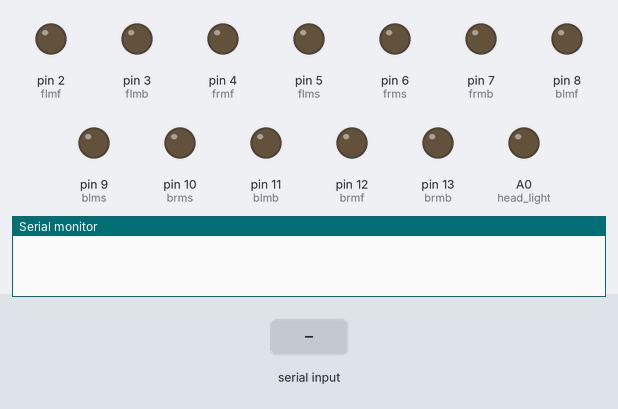
Bench run of a sketch on a simulated Arduino Uno, built with avr-gcc and run on an emulated ATmega328P. Shown: output pins drawn as LEDs (lit = HIGH), the last lines printed to the serial monitor. The test bench sets the inputs (shaded band).

Above: at 1.2 s.
1.3 s: "R" received over Serial
At 2.4 s:
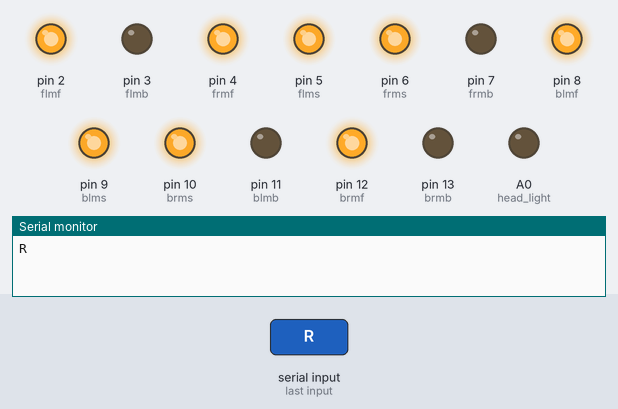
2.8 s: "B" received over Serial
At 3.5 s:
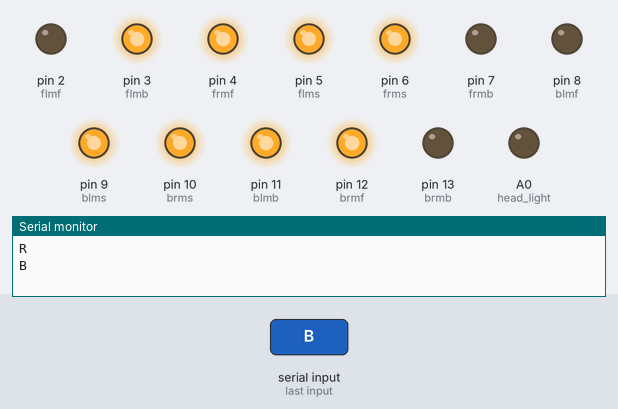
4.3 s: "F" received over Serial
At 4.7 s:
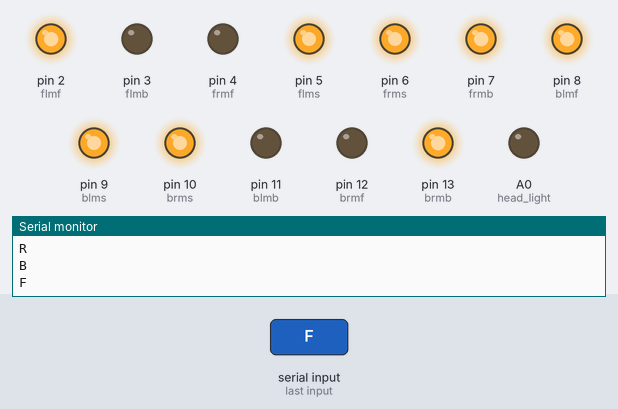
5.8 s: "H" received over Serial
At 7.0 s:
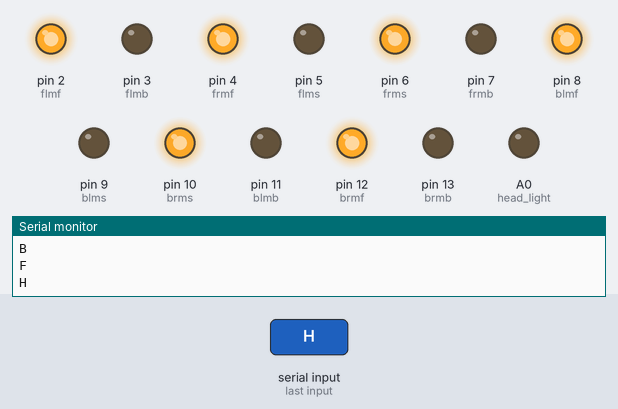
7.3 s: "I" received over Serial
At 8.1 s:
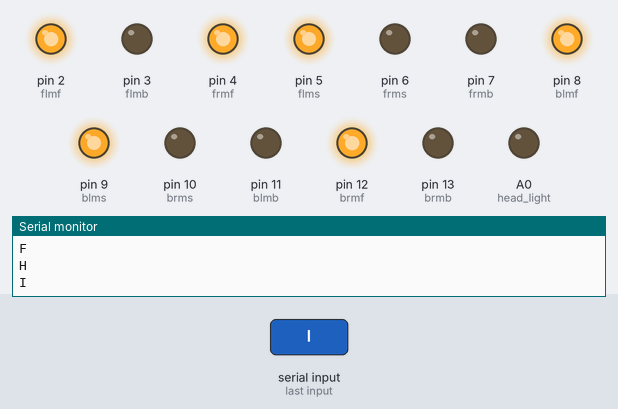
8.8 s: "G" received over Serial
At 9.3 s:
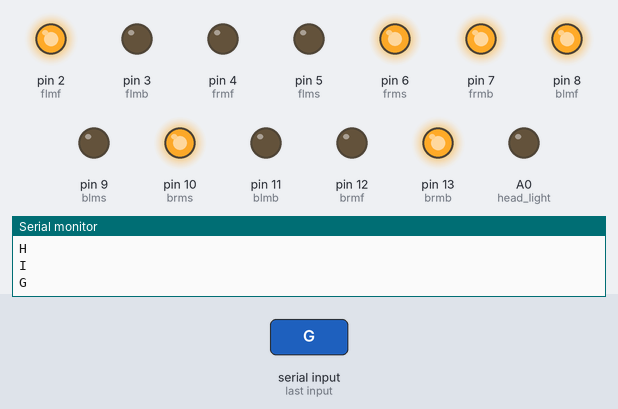
Timing chart, 0 to 11.3 s (numbered marks = the images above; inputs shaded):
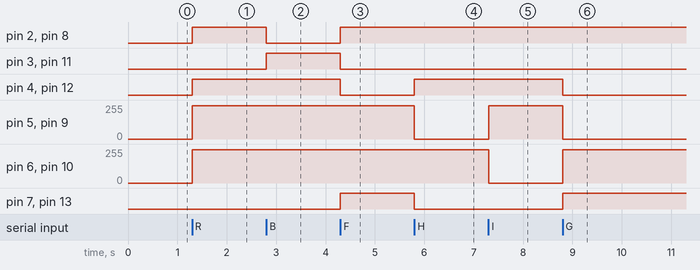

Measured:
- after the input at 1.3 s, pin 2 (flmf), pin 4 (frmf), pin 8 (blmf), pin 12 (brmf): LOW → HIGH at once; pin 5 (flms), pin 6 (frms), pin 9 (blms), pin 10 (brms): 0/255 → 250/255 at once
- after the input at 2.8 s, pin 2 (flmf), pin 8 (blmf): HIGH → LOW at once; pin 3 (flmb), pin 11 (blmb): LOW → HIGH at once
- after the input at 4.3 s, pin 2 (flmf), pin 7 (frmb), pin 8 (blmf), pin 13 (brmb): LOW → HIGH at once; pin 3 (flmb), pin 4 (frmf), pin 11 (blmb), pin 12 (brmf): HIGH → LOW at once
- after the input at 5.8 s, pin 4 (frmf), pin 12 (brmf): LOW → HIGH at once; pin 5 (flms), pin 9 (blms): 250/255 → 0/255 at once; pin 7 (frmb), pin 13 (brmb): HIGH → LOW at once
- after the input at 7.3 s, pin 5 (flms), pin 9 (blms): 0/255 → 250/255 at once; pin 6 (frms), pin 10 (brms): 250/255 → 0/255 at once
- after the input at 8.8 s, pin 4 (frmf), pin 12 (brmf): HIGH → LOW at once; pin 5 (flms), pin 9 (blms): 250/255 → 0/255 at once; pin 6 (frms), pin 10 (brms): 0/255 → 250/255 at once; pin 7 (frmb), pin 13 (brmb): LOW → HIGH at once

The sketch:

soccer_final.ino
```cpp
#define flmf 2
#define flmb 3
#define frmf 4
#define frmb 7
#define flms 5  // pwm
#define frms 6   //pwm
#define blmf 8
#define blmb 11
#define brmf 12
#define brmb 13
#define blms 9  //pwm
#define brms 10   //pwm
#define head_light A0
char x;
int spd = 250;
void setup() {
  pinMode(flmf, OUTPUT);
  pinMode(flmb, OUTPUT);
  pinMode(flms, OUTPUT);
  pinMode(frmf, OUTPUT);
  pinMode(frmb, OUTPUT);
  pinMode(frms, OUTPUT);
  pinMode(blmf, OUTPUT);
  pinMode(blmb, OUTPUT);
  pinMode(blms, OUTPUT);
  pinMode(brmf, OUTPUT);
  pinMode(brmb, OUTPUT);
  pinMode(brms, OUTPUT);
  pinMode(head_light, OUTPUT);
  Serial.begin(9600);
}

void loop() {
  if (Serial.available() > 0) {
    x = Serial.read();
    Serial.println(x);
    if ( x == 'R') motor(spd, spd);
    else if ( x == 'B') motor(-spd, spd);
    else if ( x == 'F') motor(spd, -spd);
    else if ( x == 'H') motor(0, spd);
    else if ( x == 'I') motor(spd, 0);
    else if ( x == 'G') motor(0, -spd);
    else if ( x == 'J') motor(-spd, 0);
    else if ( x == 'L') motor(-spd,-spd);
    else if ( x == 'S') motor(0,0);
    else if ( x == 'U') analogWrite(head_light, HIGH);
    else if ( x == 'u') analogWrite(head_light, LOW);
    else if ( x == '0') spd = 0;
    else if ( x == '1') spd = 25;
    else if ( x == '2') spd = 50;
    else if ( x == '3') spd = 75;
    else if ( x == '4') spd = 100;
    else if ( x == '5') spd = 125;
    else if ( x == '6') spd = 150;
    else if ( x == '7') spd = 175;
    else if ( x == '8') spd = 200;
    else if ( x == '9') spd = 225;
    else if ( x == 'q') spd = 253;

  }
}

void motor(int a, int b){
  if(a>=0){
    digitalWrite(flmf, 1);
    digitalWrite(flmb, 0);
    digitalWrite(blmf, 1);
    digitalWrite(blmb, 0);
  }
  else{
    a=-a;
    digitalWrite(flmf, 0);
    digitalWrite(flmb, 1);
    digitalWrite(blmf, 0);
    digitalWrite(blmb, 1);
  }
  if(b>=0){
    digitalWrite(frmf, 1);
    digitalWrite(frmb, 0);
    digitalWrite(brmf, 1);
    digitalWrite(brmb, 0);
  }
  else{
    b=-b;
    digitalWrite(frmf, 0);
    digitalWrite(frmb, 1);
    digitalWrite(brmf, 0);
    digitalWrite(brmb, 1);
  }
  analogWrite(flms,a);
  analogWrite(frms,b);
  analogWrite(blms,a);
  analogWrite(brms,b);
}
```
